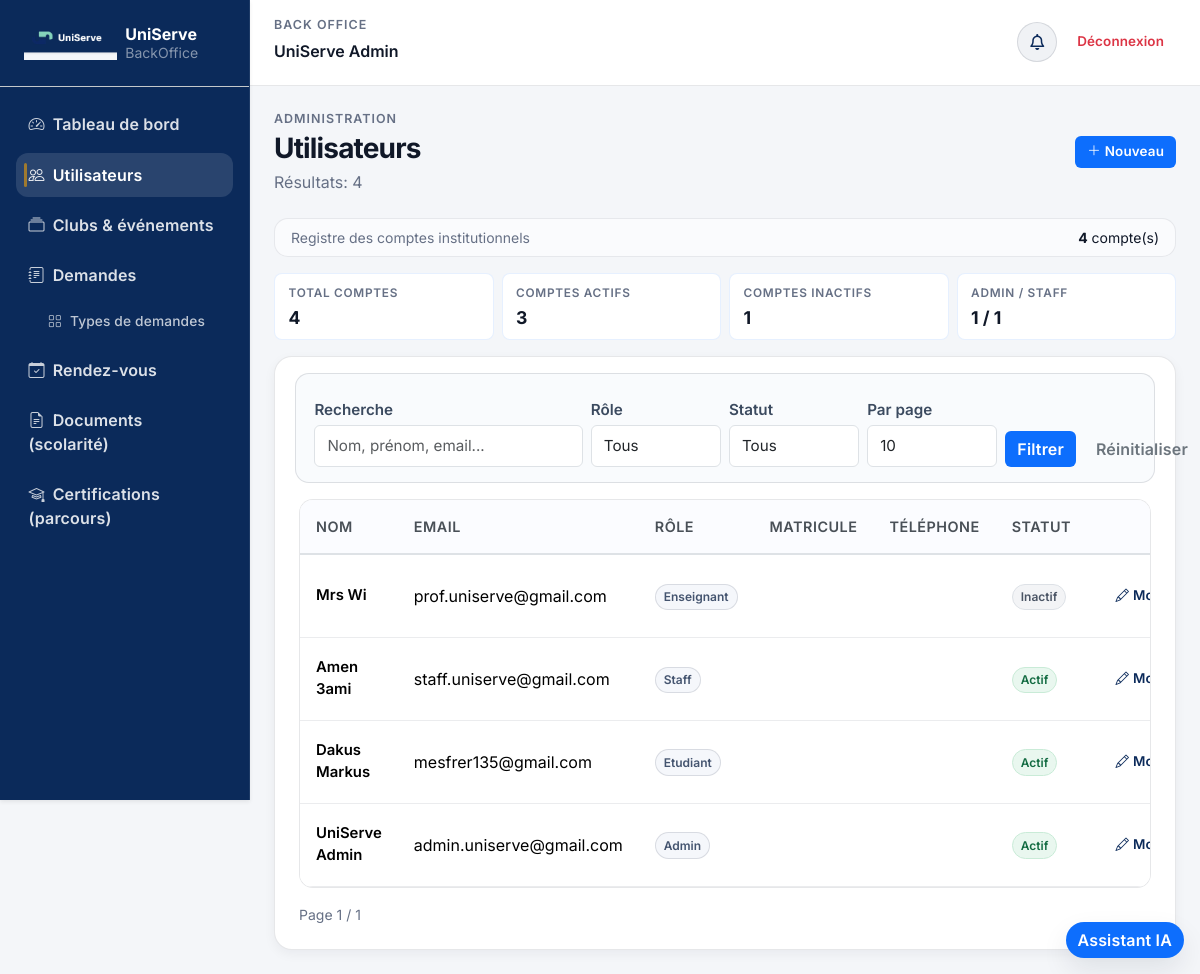
The app's page /utilisateurs (signed in) with its own data.
### tables this page shows
CREATE TABLE `utilisateurs` (
  `id` bigint(20) NOT NULL AUTO_INCREMENT,
  `nom` varchar(100) NOT NULL,
  `prenom` varchar(100) NOT NULL,
  `email` varchar(255) NOT NULL,
  `mot_de_passe_hash` varchar(255) NOT NULL,
  `role` enum('etudiant','enseignant','staff','admin') NOT NULL DEFAULT 'etudiant',
  `matricule` varchar(50) DEFAULT NULL,
  `departement` varchar(120) DEFAULT NULL,
  `niveau` varchar(50) DEFAULT NULL,
  `telephone` varchar(30) DEFAULT NULL,
  `photo_profil` varchar(255) DEFAULT NULL,
  `statut_compte` enum('actif','inactif') NOT NULL DEFAULT 'actif',
  `derniere_connexion` datetime DEFAULT NULL,
  `otp_login_enabled` tinyint(1) NOT NULL DEFAULT 1,
  `cree_le` timestamp NOT NULL DEFAULT current_timestamp(),
  `modifie_le` timestamp NOT NULL DEFAULT current_timestamp() ON UPDATE current_timestamp(),
  PRIMARY KEY (`id`),
  UNIQUE KEY `email` (`email`),
  UNIQUE KEY `matricule` (`matricule`)
);

### View/backoffice/utilisateurs/index.php (the view, shortened to what the rows shown need)
<div class="d-flex align-items-center justify-content-between flex-wrap gap-3 us-page-header">
    <div>
        <h1 class="h3 mb-1"><?= htmlspecialchars((string) ($title ?? 'Utilisateurs'), ENT_QUOTES, 'UTF-8') ?></h1>
    </div>
</div>
<div class="us-section-card">
    <div class="card-body p-3 p-md-4">
        <div class="table-responsive us-table-wrap">
            <table class="table table-hover align-middle mb-0 us-users-table">
                <thead>
                    <tr>
                        <th>Nom</th>
                        <th>Email</th>
                        <th>Rôle</th>
                        <th>Matricule</th>
                        <th>Téléphone</th>
                        <th>Statut</th>
                        <th class="text-end">Actions</th>
                    </tr>
                </thead>
                <tbody id="users-rows">
                    <?php if (empty($users)): ?>
                        <tr>
                            <td colspan="7" class="text-center text-muted py-4 us-empty-state">Aucun utilisateur trouvé.</td>
                        </tr>
                    <?php else: ?>
                        <?php foreach ($users as $u): ?>
                            <tr>
                                <td>
                                    <div class="fw-semibold us-user-name">
                                        <?= htmlspecialchars((string) ($u['prenom'] ?? ''), ENT_QUOTES, 'UTF-8') ?>
                                        <?= htmlspecialchars((string) ($u['nom'] ?? ''), ENT_QUOTES, 'UTF-8') ?>
                                    </div>
                                </td>
                                <td><?= htmlspecialchars((string) ($u['email'] ?? ''), ENT_QUOTES, 'UTF-8') ?></td>
                                <td>
                                    <span class="us-role-chip">
                                        <?= htmlspecialchars(ucfirst((string) ($u['role'] ?? '')), ENT_QUOTES, 'UTF-8') ?>
                                    </span>
                                </td>
                                <td><?= htmlspecialchars((string) ($u['matricule'] ?? ''), ENT_QUOTES, 'UTF-8') ?></td>
                                <td><?= htmlspecialchars((string) ($u['telephone'] ?? ''), ENT_QUOTES, 'UTF-8') ?></td>
                                <td>
                                    <?php
                                    $statut = (string) ($u['statut_compte'] ?? '');
                                    $badgeClass = $statut === 'actif' ? 'actif' : 'inactif';
                                    ?>
                                    <span class="us-status-chip <?= $badgeClass ?>">
                                        <?= htmlspecialchars(ucfirst($statut), ENT_QUOTES, 'UTF-8') ?>
                                    </span>
                                </td>
                                <td class="text-end">
                                    <div class="us-action-group">
                                        <a class="btn btn-outline-primary btn-sm" href="<?= $this->url('/utilisateurs/edit/' . (int) ($u['id'] ?? 0)) ?>">
                                            <i class="bi bi-pencil me-1"></i>Modifier
                                        </a>
                                    </div>
                                </td>
                            </tr>
                        <?php endforeach; ?>
                    <?php endif; ?>
                </tbody>
            </table>
        </div>
    </div>
</div>

### records on screen
utilisateurs: prenom "Mrs", nom "Wi", email "prof.uniserve@gmail.com", role "Enseignant", statut_compte "Inactif"
utilisateurs: prenom "Amen", nom "3ami", email "staff.uniserve@gmail.com", role "Staff", statut_compte "Actif"
utilisateurs: prenom "Dakus", nom "Markus", email "mesfrer135@gmail.com", role "Etudiant", statut_compte "Actif"
utilisateurs: prenom "UniServe", nom "Admin", email "admin.uniserve@gmail.com", role "Admin", statut_compte "Actif"

### other values on screen
$_SESSION['user']['prenom'] "UniServe"
$_SESSION['user']['nom'] "Admin"
$title "Utilisateurs"
$total "4"
$statsTotal "4"
$statsActif "3"
$statsInactif "1"
$statsAdmin "1"
$statsStaff "1"
$page "1"
$pages "1"
